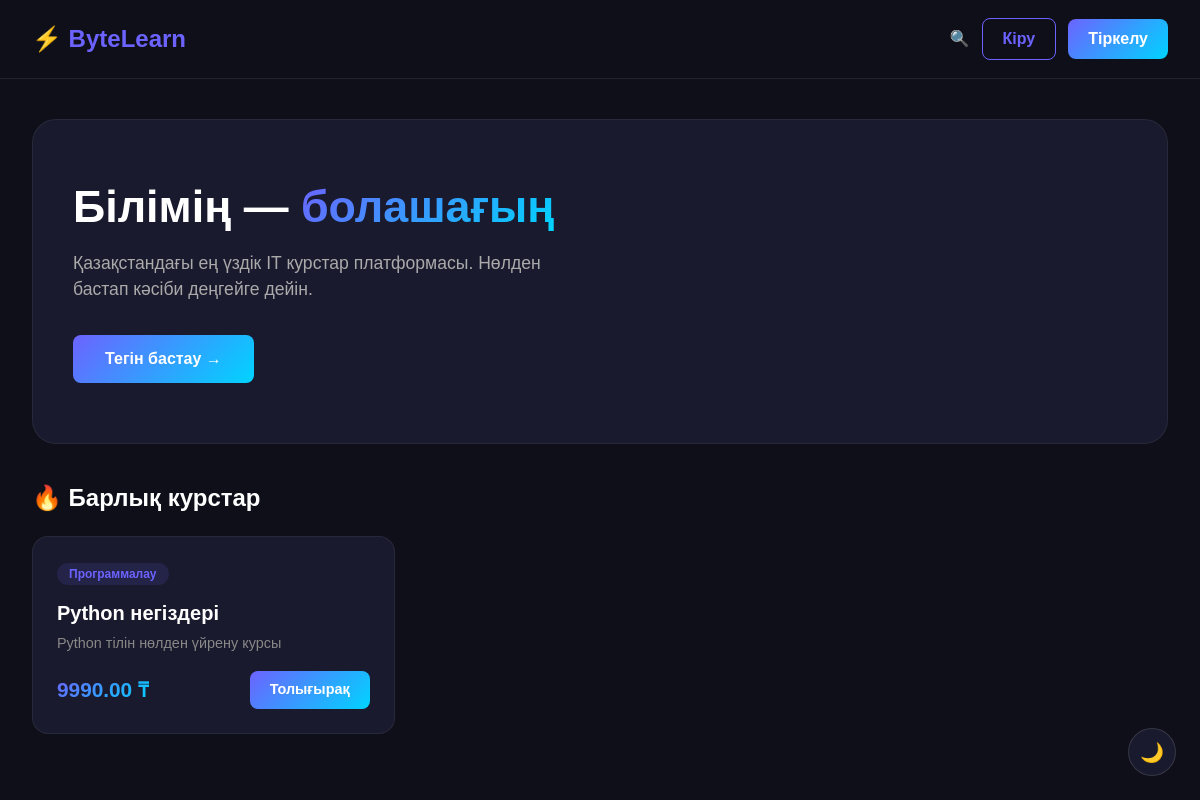
The page / on the database its author committed.
### courses/models.py (models this page shows, shortened)
class Course(models.Model):
    LEVEL_CHOICES = [
        ('beginner', 'Бастаушы'),
        ('intermediate', 'Орташа'),
        ('advanced', 'Кәсіби'),
    ]
    title = models.CharField(max_length=200)
    description = models.TextField()
    category = models.ForeignKey(Category, on_delete=models.CASCADE)
    price = models.DecimalField(max_digits=8, decimal_places=2)
    image = models.ImageField(upload_to='courses/', blank=True, null=True)
    level = models.CharField(max_length=20, choices=LEVEL_CHOICES, default='beginner')
    created_at = models.DateTimeField(auto_now_add=True)

class Category(models.Model):
    name = models.CharField(max_length=100)
    def __str__(self):
        return self.name

### courses/views.py (the view)
# urls.py: path('', views.home, name='home'),
def home(request):
    courses = Course.objects.all()
    return render(request, 'home.html', {'courses': courses})

### templates/home.html
{% extends 'base.html' %}
{% block content %}
<div class="hero">
    <h1 style="font-size:2.8rem; font-weight:800;">
        Білімің — <span style="background:linear-gradient(135deg,#6c63ff,#00d4ff);-webkit-background-clip:text;-webkit-text-fill-color:transparent;">болашағың</span>
    </h1>
    <p style="color:#aaa; font-size:1.1rem; max-width:500px; margin-top:16px;">
        Қазақстандағы ең үздік IT курстар платформасы. Нөлден бастап кәсіби деңгейге дейін.
    </p>
    <a href="/register/" class="btn btn-glow mt-3" style="font-size:1rem; padding:12px 32px;">
        Тегін бастау →
    </a>
</div>
<h4 style="font-weight:700; margin-bottom:24px;">🔥 Барлық курстар</h4>
<div class="row g-4">
    {% for course in courses %}
    <div class="col-md-4">
        <div class="course-card h-100 p-4">
            <span class="badge-cat">{{ course.category }}</span>
            <h5 style="font-weight:700; margin-top:16px;">{{ course.title }}</h5>
            <p style="color:#888; font-size:0.9rem;">{{ course.description|truncatewords:18 }}</p>
            <div class="d-flex justify-content-between align-items-center mt-3">
                <span class="price-tag">{{ course.price }} ₸</span>
                <a href="/course/{{ course.id }}/" class="btn btn-glow" style="padding:8px 20px; font-size:0.9rem;">
                    Толығырақ
                </a>
            </div>
        </div>
    </div>
    {% empty %}
    <div class="col-12">
        <div style="background:#1a1a2e; border-radius:16px; padding:40px; text-align:center; color:#666;">
            Әзірше курстар жоқ. Admin панельден қос!
        </div>
    </div>
    {% endfor %}
</div>
{% endblock %}

### templates/base.html (style rules this page uses)
* { font-family: Arial, sans-serif; }
body { background: #0f0f1a; color: #fff; margin: 0; }
.btn-glow { background: linear-gradient(135deg, #6c63ff, #00d4ff); border: none; color: #fff; font-weight: 600; padding: 8px 20px; border-radius: 8px; cursor: pointer; text-decoration: none; display: inline-block; }
.course-card { background: #1a1a2e; border: 1px solid #ffffff10; border-radius: 16px; transition: all 0.3s; }
.badge-cat { background: #6c63ff20; color: #6c63ff; border-radius: 20px; padding: 4px 12px; font-size: 0.75rem; font-weight: 600; }
.price-tag { background: linear-gradient(135deg, #6c63ff, #00d4ff); -webkit-background-clip: text; -webkit-text-fill-color: transparent; font-size: 1.3rem; font-weight: 800; }
.hero { background: #1a1a2e; border-radius: 24px; padding: 60px 40px; margin-bottom: 40px; border: 1px solid #ffffff10; }

### rows shown on the page
Course: category "Программалау", title "Python негіздері", description "Python тілін нөлден үйрену курсы", price "9990.00"
